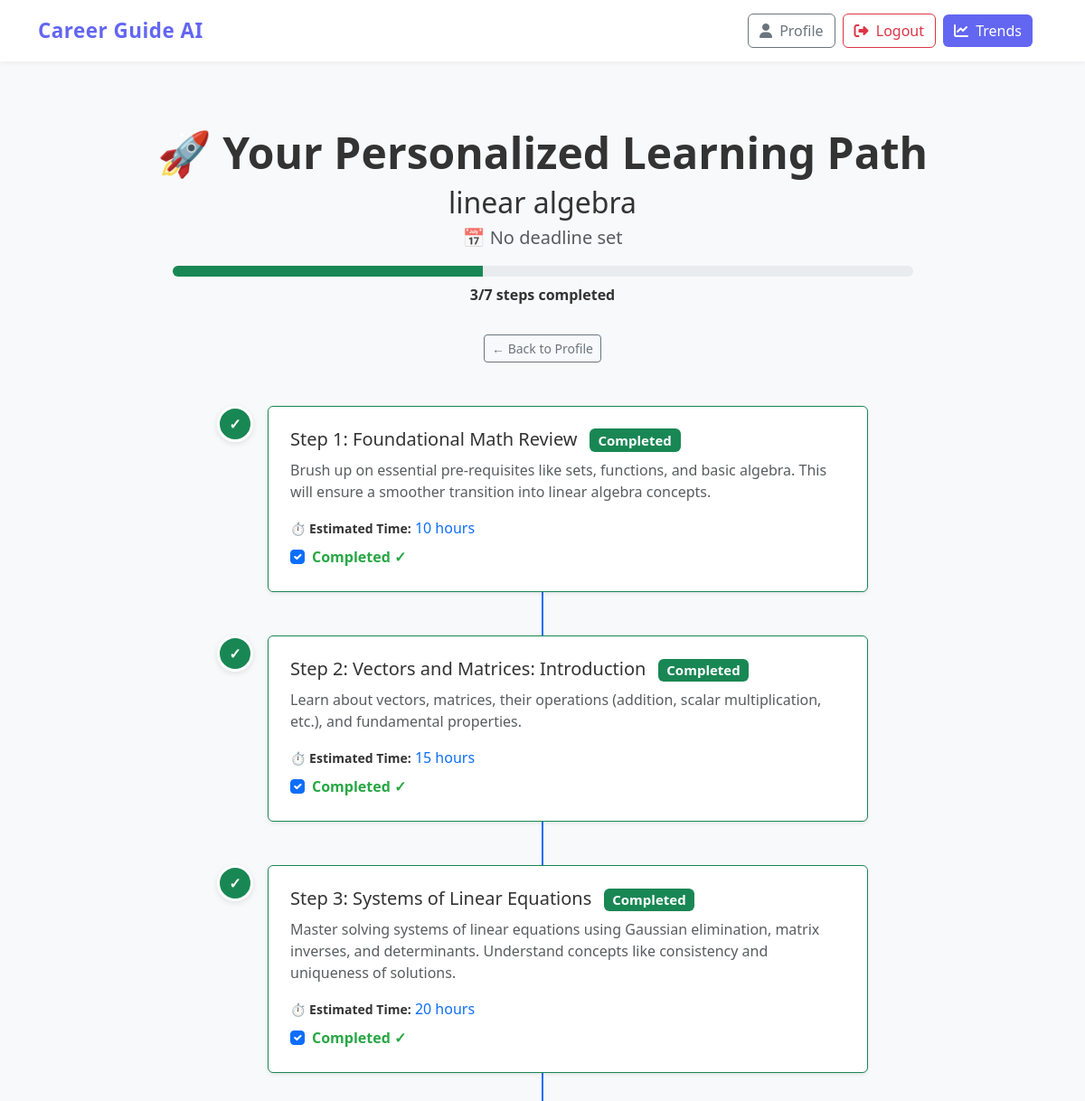
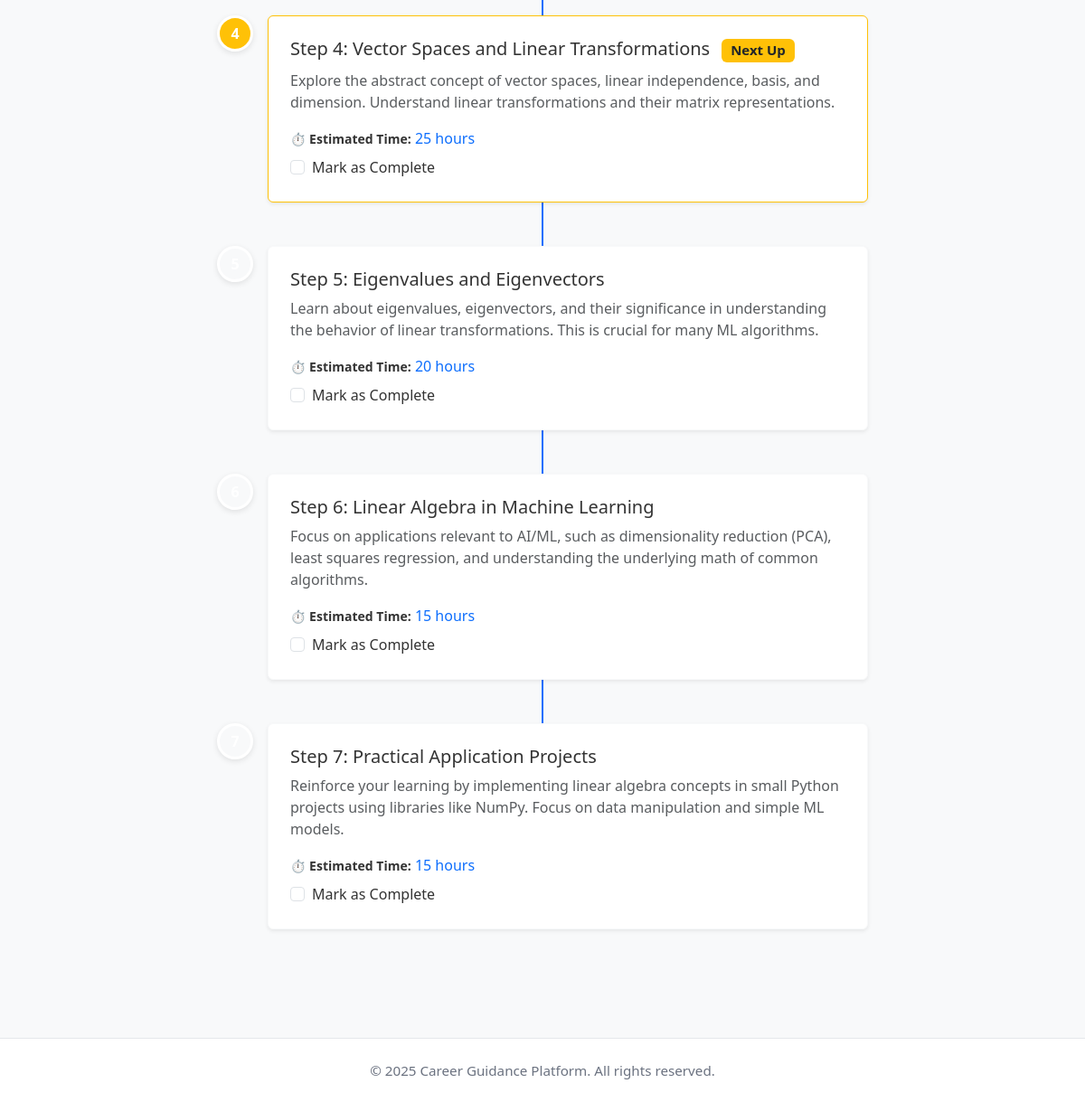
The page /learning_roadmap/6 (signed in) on the database its author committed (2 pictures, top to bottom).
### tables this page shows
CREATE TABLE user_goals (
        id INTEGER PRIMARY KEY AUTOINCREMENT,
        user_id INTEGER NOT NULL,
        skill_name TEXT NOT NULL,
        target_date DATE,
        created_at DATETIME DEFAULT CURRENT_TIMESTAMP,
        status TEXT DEFAULT 'active',
        completed_at DATETIME
    );

CREATE TABLE user_roadmap_steps (
        id INTEGER PRIMARY KEY AUTOINCREMENT,
        goal_id INTEGER NOT NULL,
        step_title TEXT NOT NULL,
        description TEXT,
        estimated_hours INTEGER,
        order_index INTEGER,
        completed BOOLEAN DEFAULT 0,
        completed_at DATETIME,
        FOREIGN KEY(goal_id) REFERENCES user_goals(id) ON DELETE CASCADE
    );

### app.py (the view)
@app.route("/learning_roadmap/<int:goal_id>")
def learning_roadmap(goal_id):
    if "user_id" not in session:
        return redirect(url_for("login"))
    try:
        conn = sqlite3.connect(DB_PATH)
        c = conn.cursor()
        c.execute("""
            SELECT id, skill_name, target_date, status,
                   (SELECT COUNT(*) FROM user_roadmap_steps WHERE goal_id = user_goals.id) as total_steps,
                   (SELECT COUNT(*) FROM user_roadmap_steps WHERE goal_id = user_goals.id AND completed = 1) as completed_steps
            FROM user_goals
            WHERE id = ? AND user_id = ?
        """, (goal_id, session["user_id"]))
        goal_row = c.fetchone()
        if not goal_row:
            flash("Goal not found or access denied.", "error")
            return redirect(url_for("profile"))
        goal = {
            "id": goal_row[0],
            "skill_name": goal_row[1],
            "target_date": goal_row[2],
            "status": goal_row[3],
            "total_steps": goal_row[4],
            "completed_steps": goal_row[5],
            "progress_percent": int(goal_row[5] / goal_row[4] * 100) if goal_row[4] > 0 else 0
        }
        c.execute("""
            SELECT id, step_title, description, estimated_hours, completed
            FROM user_roadmap_steps
            WHERE goal_id = ?
            ORDER BY order_index
        """, (goal_id,))
        steps = []
        for row in c.fetchall():
            steps.append({
                "id": row[0],
                "step_title": row[1],
                "description": row[2],
                "estimated_hours": row[3],
                "completed": bool(row[4])
            })
        conn.close()
        return render_template("learning_roadmap.html", goal=goal, roadmap_steps=steps)
    except sqlite3.Error as e:
        print(f"Database error: {e}")
        flash("Error loading roadmap.", "error")
        return redirect(url_for("profile"))

### templates/learning_roadmap.html (shortened to what this page needs)
{% extends "layout.html" %}
{% block content %}
<div class="container py-5">
    <div class="text-center mb-5">
        <h1 class="display-5 fw-bold">🚀 Your Personalized Learning Path</h1>
        <h2 class="mb-1">{{ goal.skill_name }}</h2>
        <p class="lead text-muted">
            {% if goal.target_date %}🎯 Complete by {{ goal.target_date }}{% else %}📅 No deadline set{% endif %}
        </p>
        <div class="progress w-75 mx-auto mt-3" style="height: 12px; border-radius: 6px;">
            <div class="progress-bar bg-success" role="progressbar" style="width: {{ goal.progress_percent }}%" aria-valuenow="{{ goal.progress_percent }}" aria-valuemin="0" aria-valuemax="100"></div>
        </div>
        <p class="mt-2"><strong>{{ goal.completed_steps }}/{{ goal.total_steps }} steps completed</strong></p>
        <a href="{{ url_for('profile') }}" class="btn btn-outline-secondary btn-sm mt-3">
            ← Back to Profile
        </a>
    </div>
    <div class="row justify-content-center">
        <div class="col-lg-8">
            <div class="position-relative">
                {% for step in roadmap_steps %}
                    {% set is_completed = step.completed %}
                    {% set is_current = not step.completed and loop.index0 == goal.completed_steps %}
                    {% set color_class = "bg-success" if is_completed else ("bg-warning" if is_current else "bg-light") %}
                    {% set icon = "✓" if is_completed else (loop.index if not is_completed else "") %}
                    <div class="d-flex mb-5 position-relative" style="z-index: 1;">
                        <div class="flex-shrink-0 me-3 d-flex align-items-center justify-content-center rounded-circle {{ color_class }} text-white" style="width: 40px; height: 40px; font-weight: bold; border: 3px solid white; box-shadow: 0 2px 6px rgba(0,0,0,0.1);">
                            {{ icon }}
                        </div>
                        <div class="flex-grow-1 bg-white p-4 rounded shadow-sm border {{ 'border-success' if is_completed else ('border-warning' if is_current else 'border-light') }}">
                            <h5 class="mb-2">
                                Step {{ loop.index }}: {{ step.step_title }}
                                {% if is_completed %}
                                    <span class="badge bg-success ms-2">Completed</span>
                                {% elif is_current %}
                                    <span class="badge bg-warning text-dark ms-2">Next Up</span>
                                {% endif %}
                            </h5>
                            <p class="text-muted mb-3">{{ step.description }}</p>
                            {% if step.estimated_hours %}
                                <p class="mb-2"><small class="fw-bold">⏱️ Estimated Time:</small> <span class="text-primary">{{ step.estimated_hours }} hours</span></p>
                            {% endif %}
                            <div class="form-check">
                                <input class="form-check-input step-checkbox" type="checkbox" data-step-id="{{ step.id }}" {% if step.completed %}checked{% endif %}>
                                <label class="form-check-label">
                                    {% if step.completed %}
                                        Completed ✓
                                    {% else %}
                                        Mark as Complete
                                    {% endif %}
                                </label>
                            </div>
                        </div>
                    </div>
                {% endfor %}
            </div>
        </div>
    </div>
</div>
{% endblock %}

### templates/layout.html (style rules this page uses)
body { font-family: 'Segoe UI', Tahoma, Geneva, Verdana, sans-serif; background-color: #f8f9fa; color: #333; }

### templates/learning_roadmap.html (style rules this page uses)
.step-checkbox:checked + label { color: #28a745; font-weight: bold; }

### rows shown on the page
user_goals: skill_name "linear algebra"
user_roadmap_steps: icon "✓", step_title "Foundational Math Review", shows "Completed", description "Brush up on essential pre-requisites like sets, functions, and basic algebra. This will ensure a smoother transition into linear algebra concepts.", estimated_hours "10", completed "☑", shows "Completed ✓"
user_roadmap_steps: icon "✓", step_title "Vectors and Matrices: Introduction", shows "Completed", description "Learn about vectors, matrices, their operations (addition, scalar multiplication, etc.), and fundamental properties.", estimated_hours "15", completed "☑", shows "Completed ✓"
user_roadmap_steps: icon "✓", step_title "Systems of Linear Equations", shows "Completed", description "Master solving systems of linear equations using Gaussian elimination, matrix inverses, and determinants. Understand concepts like consistency and uniqueness of solutions.", estimated_hours "20", completed "☑", shows "Completed ✓"
user_roadmap_steps: order_index "4", step_title "Vector Spaces and Linear Transformations", shows "Next Up", description "Explore the abstract concept of vector spaces, linear independence, basis, and dimension. Understand linear transformations and their matrix representations.", estimated_hours "25", shows "Mark as Complete"
user_roadmap_steps: step_title "Eigenvalues and Eigenvectors", description "Learn about eigenvalues, eigenvectors, and their significance in understanding the behavior of linear transformations. This is crucial for many ML algorithms.", estimated_hours "20", shows "Mark as Complete"
user_roadmap_steps: step_title "Linear Algebra in Machine Learning", description "Focus on applications relevant to AI/ML, such as dimensionality reduction (PCA), least squares regression, and understanding the underlying math of common algorithms.", estimated_hours "15", shows "Mark as Complete"
user_roadmap_steps: step_title "Practical Application Projects", description "Reinforce your learning by implementing linear algebra concepts in small Python projects using libraries like NumPy. Focus on data manipulation and simple ML models.", estimated_hours "15", shows "Mark as Complete"

### other values the page prints
{{ goal.completed_steps }} "3"
{{ goal.total_steps }} "7"
